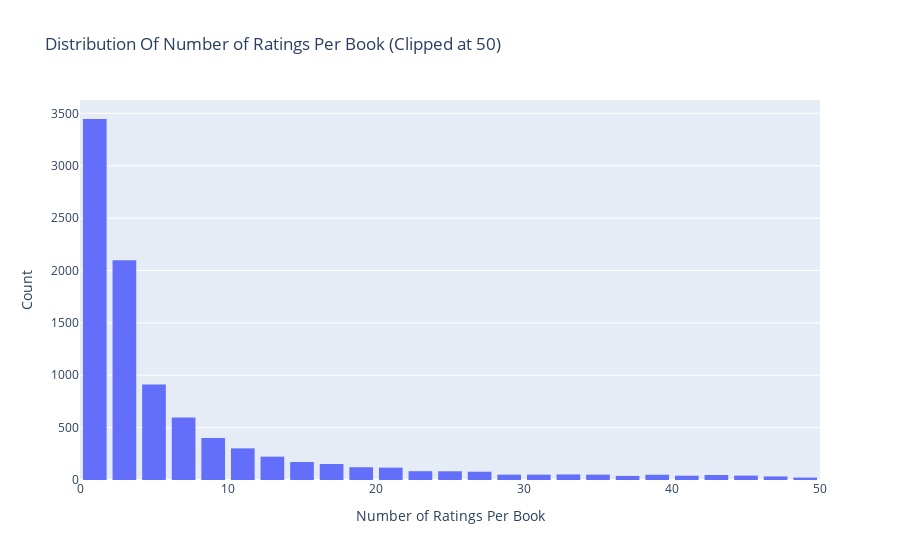

Here is the notebook cell this chart was saved with:
### Code cell
# Number of ratings per book
data = df.groupby('movieId')['rating'].count().clip(upper=50)

# Create trace
trace = go.Histogram(x = data.values,
                     name = 'Ratings',
                     xbins = dict(start = 0,
                                  end = 50,
                                  size = 2))
# Create layout
layout = go.Layout(title = 'Distribution Of Number of Ratings Per Book (Clipped at 50)',
                   xaxis = dict(title = 'Number of Ratings Per Book'),
                   yaxis = dict(title = 'Count'),
                   bargap = 0.2)

# Create plot
fig = go.Figure(data=[trace], layout=layout)
iplot(fig)

### Figure 1 — Plotly figure (JSON) as saved in the notebook; plotly's stock layout.template omitted (floating-point values rounded to 4 significant figures; data arrays with more than 128 entries replaced by an {"elided": "..."} marker saying what was removed)
{"data": [{"name": "Ratings", "type": "histogram", "x": {"elided": "9724 int values"}, "xbins": {"end": 50, "size": 2, "start": 0}}], "layout": {"bargap": 0.2, "title": {"text": "Distribution Of Number of Ratings Per Book (Clipped at 50)"}, "xaxis": {"title": {"text": "Number of Ratings Per Book"}}, "yaxis": {"title": {"text": "Count"}}}}
